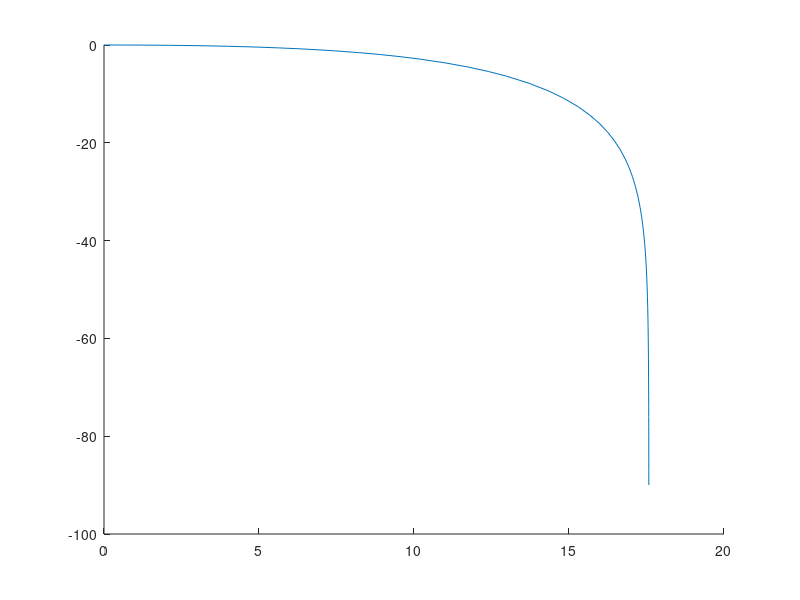

MATLAB code to generate this figure:
function [t, x, y, vx, vy] = ode_projectile_with_air_drag_model()
%% Solves the equation of motions for a projectile with air drag

m=0.01; % the mass of the projectile in kg
g=9.8; % the acceleration due to gravity
c=0.1;
    function fvec = projectile_forces(x, y)
        % it is crucial to move from the ODE notation to the human notation 
        vx=y(2);
        vy=y(4);
        v=sqrt(vx^2+vy^2); % the speed value

        fvec(1) = y(2); 
        fvec(2) = -c*sqrt(vx^2 + vy^2)* vx;
        fvec(3) = y(4);
        fvec(4) = -g - c*sqrt(vx^2 + vy^2) * vy;
        fvec=fvec.';
    end

tspan=[0, 10];


y0(1)=0;
y0(2)=20;%v0*cos(theta);
y0(3)=0;
y0(4)=0;%v0*sin(theta);

[t, ysol] = ode45(@projectile_forces, tspan, y0);

x =  ysol(:,1);
vx = ysol(:,2);
y =  ysol(:,3);
vy = ysol(:,4);
v=sqrt(vx.^2+vy.^2); 

hold on
plot(x, y)
% plot(t, x)
% plot(t, vx)
% plot(t, y)
% plot(t, vy)
% xlabel('t');
% ylabel('[x, v_{x}, y, v_{y}]');
% legend('x', 'v_{x}', 'y', 'v_{y}')

end